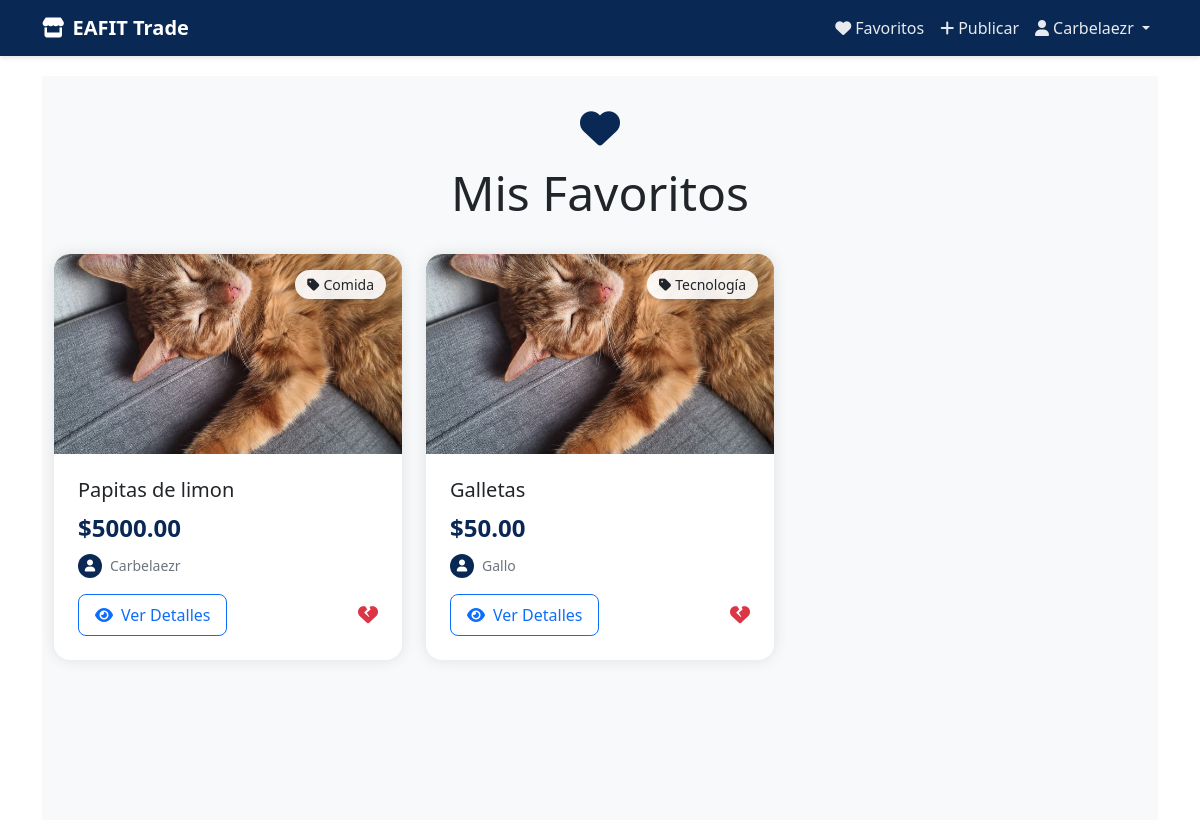
The page /favorites/ (signed in) on the database as committed earlier.
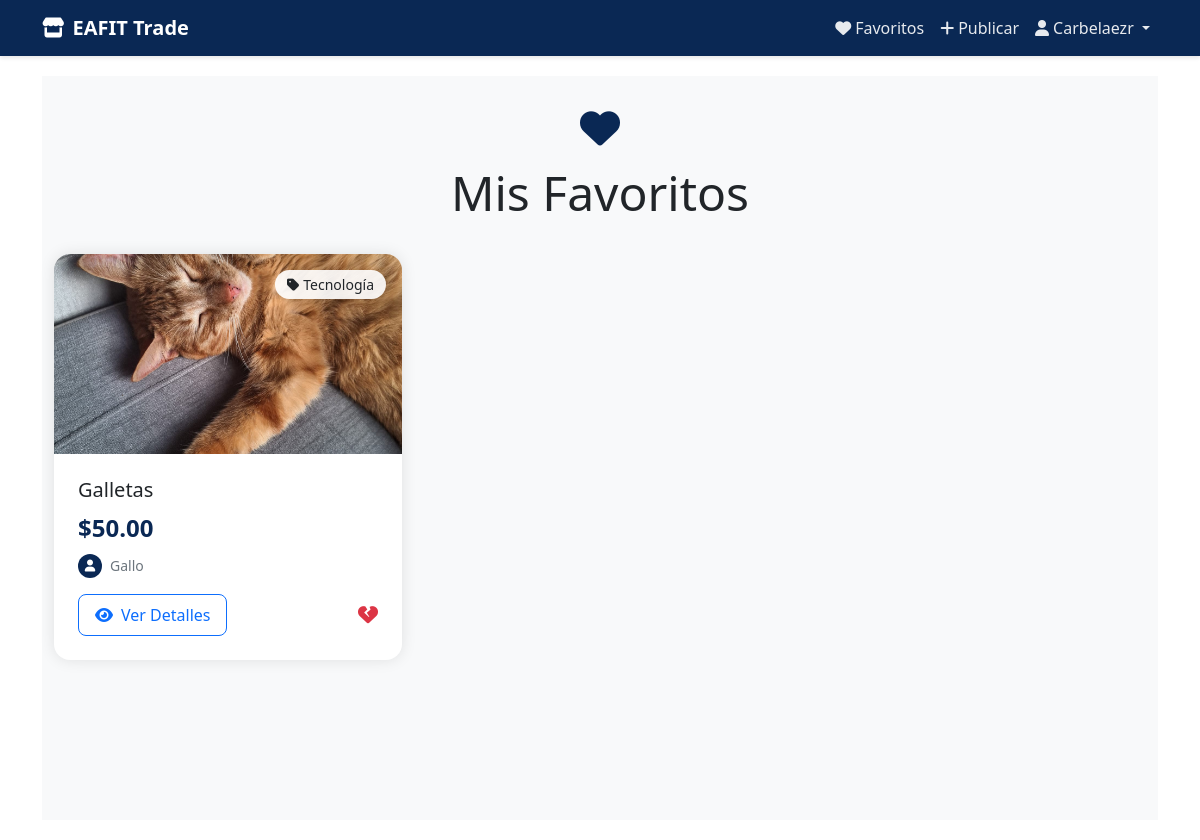
The same page on the database as committed later.
### products/models.py (models this page shows, shortened)
class Favorite(models.Model):
    user = models.ForeignKey(
        User,
        on_delete=models.CASCADE,
        related_name='favorites'
    )
    product = models.ForeignKey(
        Product,
        on_delete=models.CASCADE,
        related_name='favorited_by'
    )
    created_at = models.DateTimeField(
        auto_now_add=True,
        verbose_name='Fecha de agregado'
    )
    class Meta:
        unique_together = ['user', 'product']
        ordering = ['-created_at']
        verbose_name = 'Favorito'
        verbose_name_plural = 'Favoritos'

class Product(models.Model):
    PAYMENT_CHOICES = [
        ('Efectivo', 'Efectivo'),
        ('Transferencia', 'Transferencia'),
    ]
    CATEGORY_CHOICES = [
        ('Comida', 'Comida'),
        ('Ropa', 'Ropa'),
        ('Tecnología', 'Tecnología'),
        ('Libros', 'Libros'),
        ('Otros', 'Otros'),
    ]
    CONDITION_CHOICES = [
        ('Nuevo', 'Nuevo'),
        ('Usado', 'Usado'),
        ('Buen estado', 'Buen estado'),
    ]
    ACCOUNT_TYPE_CHOICES = [
        ('Nequi', 'Nequi'),
        ('Bancolombia', 'Bancolombia'),
    ]
    name = models.CharField(
        max_length=255,
        verbose_name='Nombre',
        help_text='Nombre del producto'
    )
    category = models.CharField(
        max_length=50,
        choices=CATEGORY_CHOICES,
        verbose_name='Categoría'
    )
    description = models.TextField(
        verbose_name='Descripción',
        help_text='Describe tu producto detalladamente'
    )
    quantity = models.PositiveIntegerField(
        validators=[MinValueValidator(1)],
        verbose_name='Cantidad',
        help_text='Debe ser mayor a 0'
    )
    price = models.DecimalField(
        max_digits=10,
        decimal_places=2,
        validators=[MinValueValidator(0.01)],
        verbose_name='Precio',
        help_text='Precio en pesos colombianos'
    )
    published_at = models.DateTimeField(
        default=timezone.now,
        verbose_name='Fecha de publicación'
    )
    condition = models.CharField(
        max_length=50,
        choices=CONDITION_CHOICES,
        verbose_name='Estado'
    )
    location = models.CharField(
        max_length=255,
        blank=True,
        null=True,
        verbose_name='Ubicación',
        help_text='Lugar de entrega en el campus'
    )
    image = models.ImageField(
        upload_to='products/',
        verbose_name='Imagen',
        help_text='Imagen del producto'
    )
    seller = models.ForeignKey(
        User,
        on_delete=models.CASCADE,
        verbose_name='Vendedor',
        related_name='products'
    )
    payment_method = models.CharField(
        max_length=20,
        choices=PAYMENT_CHOICES,
        verbose_name='Método de pago'
    )
    account_number = models.CharField(
        max_length=50,
        blank=True,
        null=True,
        verbose_name='Número de cuenta',
        validators=[
            RegexValidator(
                regex=r'^\d{10,20}$',
                message='Ingrese un número de cuenta válido'
            )
        ]
    )
    account_type = models.CharField(
        max_length=50,
        choices=ACCOUNT_TYPE_CHOICES,
        blank=True,
        null=True,
        verbose_name='Tipo de cuenta'
    )
    qr_code = models.ImageField(
        upload_to='qr_codes/',
        blank=True,
        null=True,
        verbose_name='Código QR'
    )
    available = models.BooleanField(
        default=True,
        verbose_name='Disponible'
    )
    tags = models.CharField(
        max_length=255,
        blank=True,
        verbose_name='Etiquetas',
        help_text='Separa las etiquetas con comas'
    )
    class Meta:
        verbose_name = 'Producto'
        verbose_name_plural = 'Productos'
        ordering = ['-published_at']
        indexes = [
            models.Index(fields=['name']),
            models.Index(fields=['category']),
            models.Index(fields=['available']),
        ]

### products/views.py (the view)
# urls.py: path('favorites/', products_views.favorites_list, name='favorites_list'),
@login_required
def favorites_list(request):
    favorites = Favorite.objects.filter(user=request.user)
    return render(request, 'products/favorites.html', {
        'favorites': favorites
    })

### products/templates/products/favorites.html (shortened to what this page needs)
{% extends 'products/base.html' %}
{% block content %}
<section class="favorites-section">
    <div class="container">
        <div class="favorites-header">
            <i class="fas fa-heart favorites-icon"></i>
            <h1 class="display-5">Mis Favoritos</h1>
        </div>
        {% if favorites %}
        <div class="row g-4">
            {% for favorite in favorites %}
            <div class="col-12 col-md-6 col-lg-4" id="favorite-{{ favorite.product.id }}">
                <div class="product-card">
                    <span class="category-badge">
                        <i class="fas fa-tag me-1"></i>{{ favorite.product.get_category_display }}
                    </span>
                    {% if favorite.product.image %}
                        <img src="{{ favorite.product.image.url }}" alt="{{ favorite.product.name }}" class="product-image">
                    {% else %}
                        <div class="product-image d-flex align-items-center justify-content-center bg-light">
                            <i class="fas fa-image fa-3x text-secondary"></i>
                        </div>
                    {% endif %}
                    <div class="product-info">
                        <h5 class="mb-2">{{ favorite.product.name }}</h5>
                        <p class="product-price mb-2">${{ favorite.product.price }}</p>
                        <div class="product-seller">
                            <div class="seller-avatar">
                                <i class="fas fa-user"></i>
                            </div>
                            <span>{{ favorite.product.seller.username }}</span>
                        </div>
                        <div class="d-flex justify-content-between align-items-center mt-3">
                            <a href="{% url 'product_detail' favorite.product.id %}" class="btn btn-outline-primary btn-view">
                                <i class="fas fa-eye me-2"></i>Ver Detalles
                            </a>
                            <button onclick="toggleFavorite({{ favorite.product.id }})" class="btn-remove">
                                <i class="fas fa-heart-broken fa-lg"></i>
                            </button>
                        </div>
                    </div>
                </div>
            </div>
            {% endfor %}
        </div>
        {% endif %}
    </div>
</section>
{% endblock %}

Rows that differ between the two databases and show on the page:
removed Favorite: product.category "Comida", product.image (picture), product.name "Papitas de limon", product.price "5000.00", product.seller.username "Carbelaezr"
